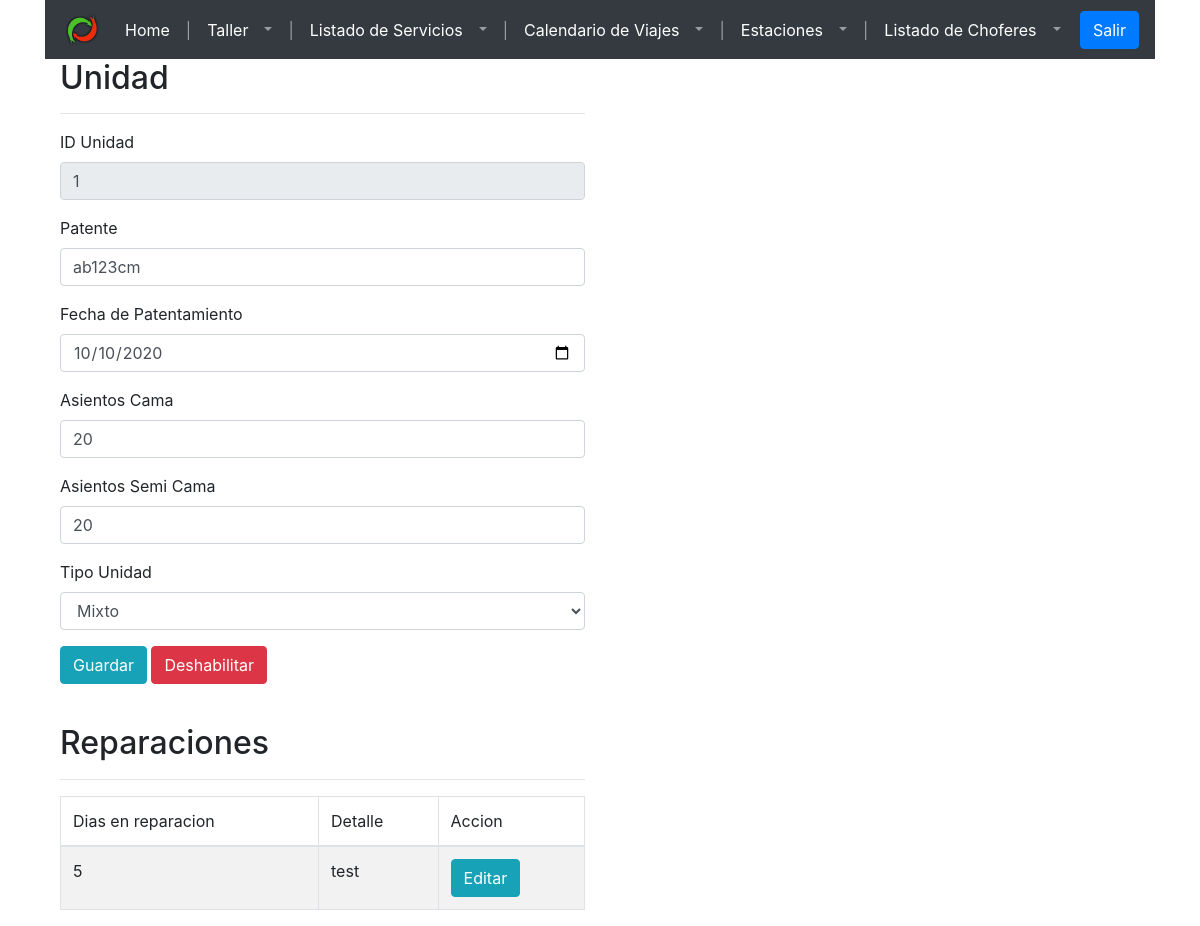
The page /frontend/pages/unidad.php?edit=1 on the database as committed earlier.
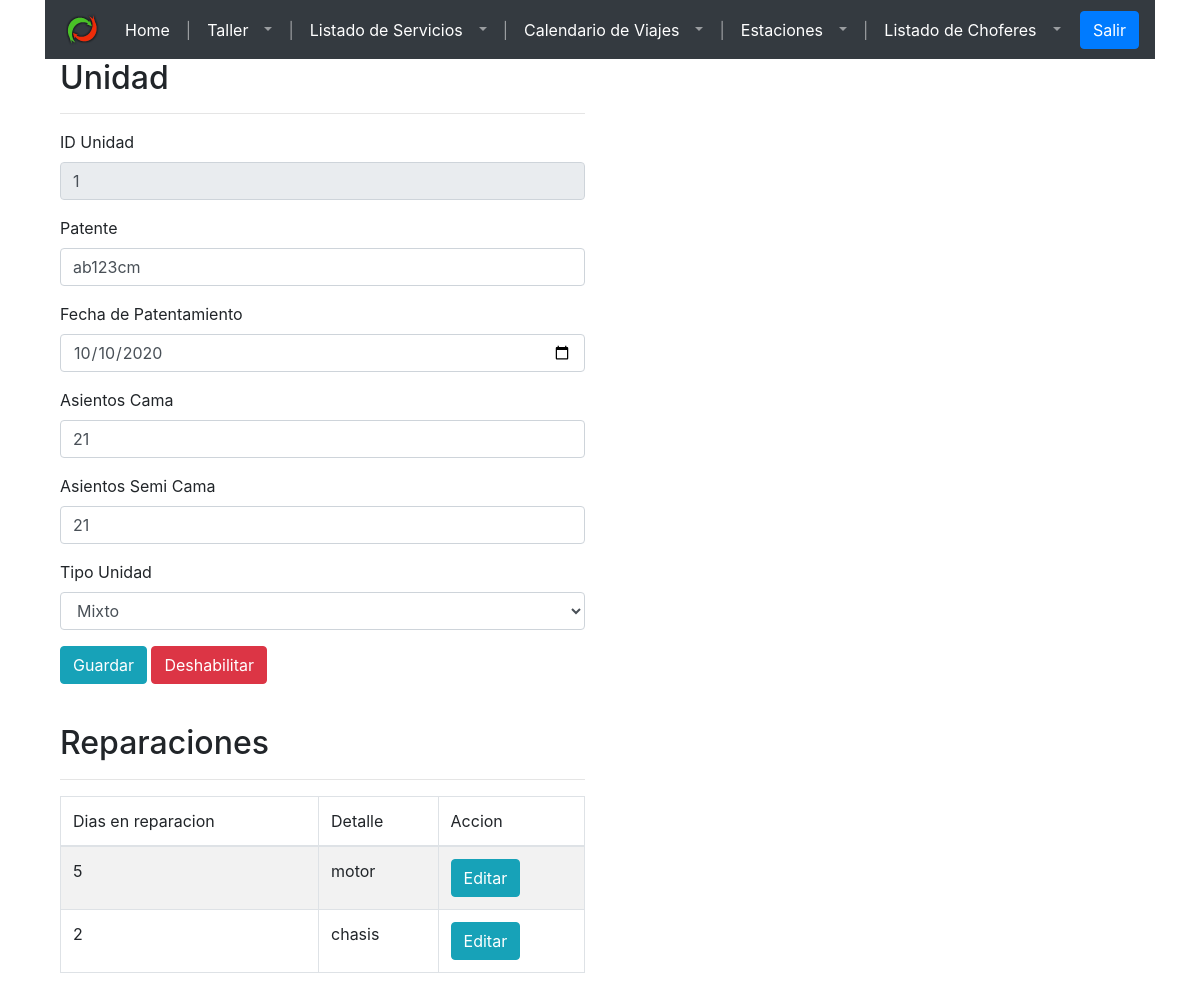
The same page on the database as committed later.
### tables this page shows
CREATE TABLE `unidad` (
  `unidad_id` int(11) NOT NULL,
  `patente` varchar(20) DEFAULT NULL,
  `fecha_de_patentamiento` date DEFAULT NULL,
  `cantidad_de_asientos_cama` int(11) DEFAULT NULL,
  `cantidad_de_asientos_semicama` int(11) DEFAULT NULL,
  `tipo_unidad_id` int(11) NOT NULL,
  `habilitada` tinyint(1) NOT NULL DEFAULT 1
);

CREATE TABLE `reparacion` (
  `reparacion_id` int(11) NOT NULL,
  `unidad_id` int(11) NOT NULL,
  `tiempo_reparacion_dias` int(11) DEFAULT NULL,
  `detalle` varchar(255) DEFAULT NULL
);

### frontend/pages/config/connection.php (called while the page is built, shortened)
<?php
function openConnection($username, $password){
 	$servername = "localhost";
	$conn = new mysqli($servername, $username, $password,"empresa_de_transporte");
	return $conn;
 }
 function executeQuery($sqlQuery){
 	$conn = openConnection("test", "test");
	$result = $conn->query($sqlQuery);
	return $result;
 }
?>

### frontend/pages/unidad.php (the view, shortened to what the changed rows need)
<?php
include("config/config-unidad.php");
if(isset($_GET['edit'])){
  $unidad = getUnidad($_GET['edit']);
}
?>
<!DOCTYPE html>
<html lang="en">
<head>
  <link rel="stylesheet" href="https://maxcdn.bootstrapcdn.com/bootstrap/4.5.2/css/bootstrap.min.css">
</head>
<body>
  <div class="container" id="containerr">
    <div class="container" id="main-container">
      <div class="row" id="unidad-container">
        <div class="col-md-6">
          <h2>Unidad</h2>
          <form>
            <div class="form-group" id="form-unidad-id">
              <label for="input-id-unidad">ID Unidad</label>
              <input class="form-control" type="text" id="input-id-unidad" placeholder="e.g.:1234" value="<?php echo (isset($_GET['edit']))?$unidad->get_idUnidad():'';?>" disabled />
            </div>
            <div class="form-group">
              <label for="input-patente">Patente</label>
              <input class="form-control" type="text" id="input-patente" placeholder="ABC-123-DF" value="<?php echo (isset($_GET['edit']))?$unidad->get_patente():'';?>" />
            </div>
            <div class="form-group">
              <label for="input-fecha-patentamiento">Fecha de Patentamiento</label>
              <input class="form-control" type="date" id="input-fecha-patentamiento" value="<?php echo (isset($_GET['edit']))?$unidad->get_fechaPatentamiento():'';?>" />
            </div>
            <div class="form-group">
              <label for="input-asientos-cama">Asientos Cama</label>
              <input class="form-control" type="number" id="input-asientos-cama" placeholder="0" value="<?php echo (isset($_GET['edit']))?$unidad->get_asientosCama():'';?>" />
            </div>
            <div class="form-group">
              <label for="input-asientos-semi">Asientos Semi Cama</label>
              <input class="form-control" type="number" id="input-asientos-semi" placeholder="0" value="<?php echo (isset($_GET['edit']))?$unidad->get_asientosSemi():'';?>" />
            </div>
            <div class="form-group">
              <label for="select-tipo-unidad">Tipo Unidad</label>
              <select class="form-control" id="select-tipo-unidad">
                <option value="3" <?php if(isset($_GET['edit']) && $unidad->get_tipoUnidad() == 3){ echo 'selected';} ?>>Mixto</option>
              </select>
            </div>
            <div class="form-group">
              <input type="button" class="btn btn-info boton-save-unidad" value="Guardar">
              <input type="button" class="btn boton-disable-unidad
                                          <?php
                                                 if(isset($_GET['edit'])){
                                                  if($unidad->get_habilitada() == 1) echo 'btn-danger';
                                                  else echo 'btn-success';
                                                }
                                                else echo '';
                                              ?>"
                                   id="<?php
                                            if(isset($_GET['edit'])){
                                              if($unidad->get_habilitada() == 1) echo 0;
                                              else echo 1;
                                              }
                                            else echo '';
                                          ?>"
                                   value="<?php
                                            if(isset($_GET['edit'])){
                                              if($unidad->get_habilitada() == 1) echo 'Deshabilitar';
                                              else echo 'Habilitar';
                                              }
                                            else echo '';
                                          ?>">
            </div>
          </form>
        </div>
      </div>
      <br>
      <div class="row" id="reparacion-container">
        <div class="col-md-6">
          <h2>Reparaciones</h2>
          <table class="table table-striped table-bordered">
            <thead>
                <tr>
                    <td>Dias en reparacion</td>
                    <td>Detalle</td>
                    <td>Accion</td>
                </tr>
            </thead>
            <tbody>
            <?php
                    if(isset($_GET['edit'])){
                      getReparaciones($_GET['edit']);
                    }
              ?>
            </tbody>
            </table>
        </div>
      </div>
    </div>
  </div>
</body>

### frontend/pages/config/config-unidad.php (shortened to what the changed rows need)
<?php
include("connection.php");
  class Unidad{
    public $idUnidad;
    public $patente;
    public $fechaPatentamiento;
    public $asientosCama;
    public $asientosSemi;
    public $tipoUnidad;
    public $habilitada;
    function __construct($idUnidad, $patente, $fechaPatentamiento, $asientosCama, $asientosSemi, $tipoUnidad, $habilitada) {
        $this->idUnidad = $idUnidad;
        $this->patente = $patente;
        $this->fechaPatentamiento = $fechaPatentamiento;
        $this->asientosCama = $asientosCama;
        $this->asientosSemi = $asientosSemi;
        $this->tipoUnidad = $tipoUnidad;
        $this->habilitada = $habilitada;
    }
    function get_idUnidad() {
    return $this->idUnidad;
    }
    function get_patente() {
    return $this->patente;
    }
    function get_fechaPatentamiento() {
    return $this->fechaPatentamiento;
    }
    function get_asientosCama() {
    return $this->asientosCama;
    }
    function get_asientosSemi() {
    return $this->asientosSemi;
    }
    function get_tipoUnidad() {
    return $this->tipoUnidad;
    }
    function get_habilitada() {
    return $this->habilitada;
    }
  }
    function getUnidad($idUnidad) {
            $sql = "SELECT u.`unidad_id`,
                            u.`patente`,
                            u.`fecha_de_patentamiento`,
                            u.`cantidad_de_asientos_cama`,
                            u.`cantidad_de_asientos_semicama`,
                            u.`tipo_unidad_id`,
                            u.`habilitada`
                    FROM `unidad` u
                    WHERE u.`unidad_id` = ".$idUnidad;
      $result = executeQuery($sql);
        if ($result->num_rows > 0) {
      while($row = $result->fetch_assoc()) {
        $unidad = new Unidad($row["unidad_id"], $row["patente"],  $row["fecha_de_patentamiento"],  $row["cantidad_de_asientos_cama"],  $row["cantidad_de_asientos_semicama"],  $row["tipo_unidad_id"], $row["habilitada"]);
        }
        return $unidad;
      } else {
        return null;
      }
    }
    function getReparaciones($idUnidad) {
            $sql = "SELECT r.`reparacion_id`, r.`tiempo_reparacion_dias`, r.`detalle`
            FROM `reparacion` r
            JOIN `unidad` u on u.`unidad_id` = r.`unidad_id`
            WHERE u.`unidad_id` = ".$idUnidad;
      $result = executeQuery($sql);
        if ($result->num_rows > 0) {
      while($row = $result->fetch_assoc()) {
        echo "<tr>";
        echo "<td>". $row["tiempo_reparacion_dias"]."</td>";
        echo "<td>". $row["detalle"]."</td>";
        echo "<td>
        <input type=\"button\" class=\"btn btn-info boton-edit-reparacion\" id=\"".$row["reparacion_id"]."\" value=\"Editar\">
        </td>";
        echo "</tr>";
      }
      } else {
      echo "<tr><td colspan=\"4\">Unidad sin reparaciones</td></tr>";
      }
    }
?>

Rows that differ between the two databases and show on the page:
changed unidad "ab123cm": cantidad_de_asientos_cama "20" → "21"; cantidad_de_asientos_semicama "20" → "21"
changed reparacion: detalle "test" → "motor"
added reparacion: tiempo_reparacion_dias "2", detalle "chasis"
